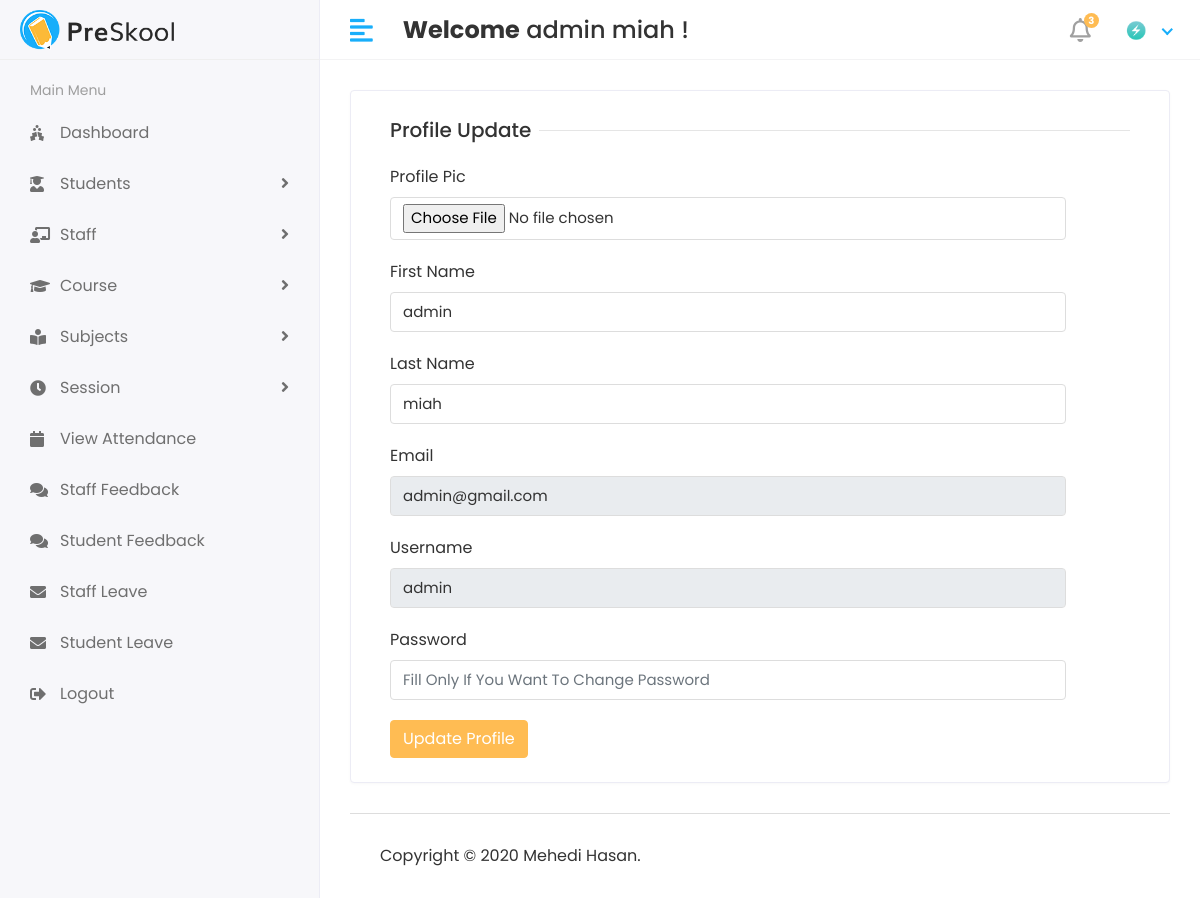
Before: /Profile (signed in) with the older database file.
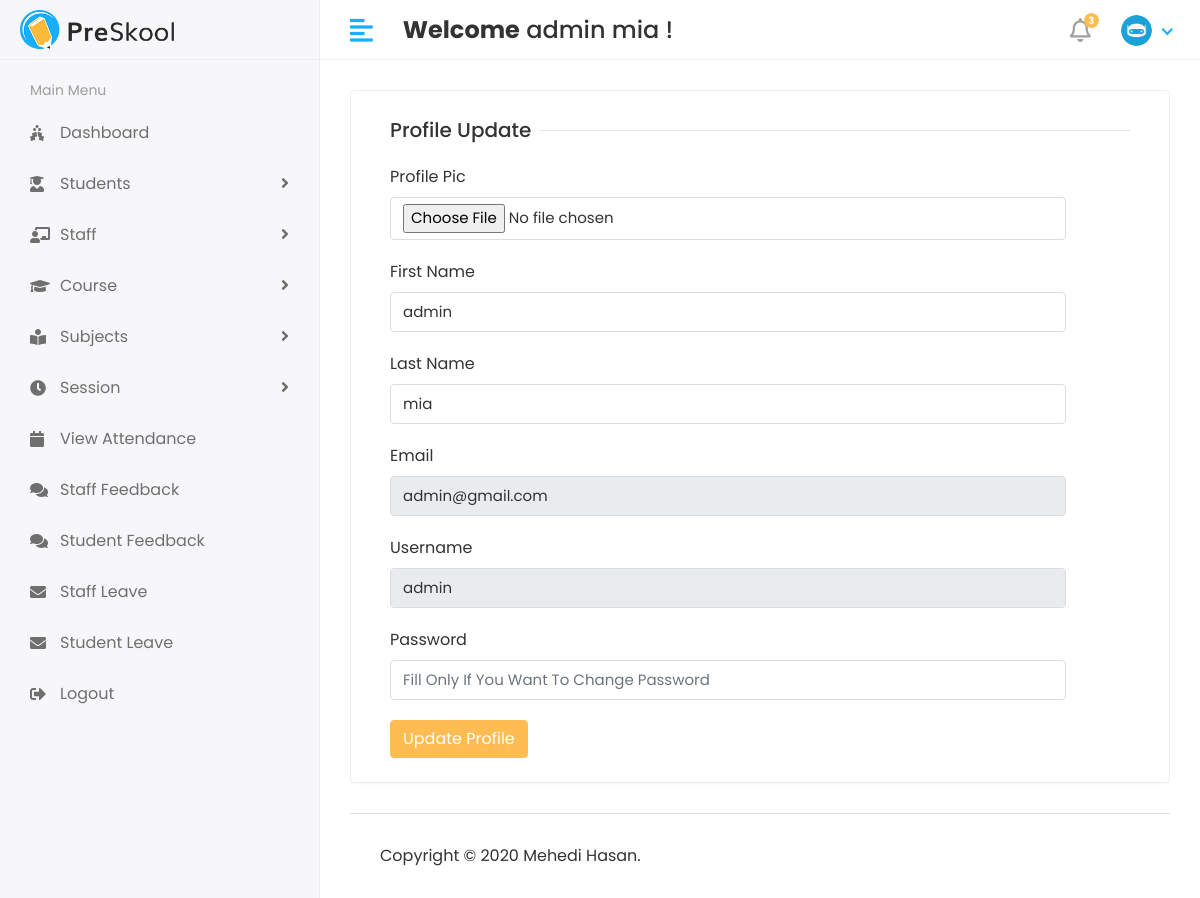
After: the same page with the newer database file.
### app/models.py (models this page shows)
class CustomUser(AbstractUser):
    USER = (
        (1,'HOD'),
        (2, 'STAFF'),
        (3, 'STUDENT'),
    )
    user_type = models.CharField(choices=USER, max_length=50, default=1)
    profile_pic = models.ImageField(upload_to='media/profile_pic')

### student_management_system/views.py (the view)
# urls.py: path('Profile', views.PROFILE, name='profile'),
@login_required(login_url='/')
def PROFILE(request):
    user = CustomUser.objects.get(id = request.user.id)
    context = {
        "user":user,
    }
    return render(request,'profile.html',context)

### templates/profile.html (shortened to what this page needs)
{% extends 'base.html' %}
{% block content %}
<div class="row">
   <div class="col-sm-12">
      <div class="card">
         <div class="card-body">
            <form method="post" action="{% url 'profile_update' %}" enctype="multipart/form-data">
               <div class="col-12">
                  <h5 class="form-title"><span>Profile Update</span></h5>
               </div>
               <div class="col-sm-11">
                  <div class="form-group">
                     <label>Profile Pic</label>
                     <input type="file" class="form-control" name="profile_pic">
                  </div>
               </div>
               <div class="col-sm-11">
                  <div class="form-group">
                     <label>First Name</label>
                     <input type="text" class="form-control" name="first_name" value="{{user.first_name}}">
                  </div>
               </div>
               <div class="col-sm-11">
                  <div class="form-group">
                     <label>Last Name</label>
                     <input type="text" class="form-control" name="last_name" value="{{user.last_name}}">
                  </div>
               </div>
               <div class="col-sm-11">
                  <div class="form-group">
                     <label>Email</label>
                     <input type="text" class="form-control" name="email" value="{{user.email}}" readonly>
                  </div>
               </div>
               <div class="col-sm-11">
                  <div class="form-group">
                     <label>Username</label>
                     <input type="text" class="form-control" name="username" value="{{user.username}}" readonly>
                  </div>
               </div>
               <div class="col-sm-11">
                  <div class="form-group">
                     <label>Password</label>
                     <input type="text" class="form-control" name="password" placeholder="Fill Only If You Want To Change Password" >
                  </div>
               </div>
               <div class="col-12">
                  <button type="submit" class="btn btn-primary">Update Profile</button>
               </div>
            </form>
         </div>
      </div>
   </div>
</div>
{% endblock %}

### templates/base.html (shortened to what this page needs)
<!DOCTYPE html>
<html lang="en">
{% load static %}
   <head>
      <link rel="stylesheet" href="{% static 'assets/plugins/bootstrap/css/bootstrap.min.css' %}">
      <link rel="stylesheet" href="{% static 'assets/plugins/fontawesome/css/fontawesome.min.css' %}">
      <link rel="stylesheet" href="{% static 'assets/plugins/fontawesome/css/all.min.css' %}">
      <link rel="stylesheet" href="{% static 'assets/css/style.css' %}">
   </head>
   <body>
   <div class="main-wrapper">
      {% include 'includes/header.html' %}
      {% include 'includes/sidebar.html' %}
      <div class="page-wrapper">
         <div class="content container-fluid">
            {% block content %}
            {% endblock %}
            {% include 'includes/footer.html' %}
      </div>
   </div>
   </body>
</html>

### templates/includes/header.html (shortened to what this page needs)
{% load static %}
<div class="header">
            <div class="header-left">
               <a href="index.html" class="logo">
               <img src="{% static 'assets/img/logo.png' %}" alt="Logo">
               </a>
            </div>
            <a href="javascript:void(0);" id="toggle_btn">
            <i class="fas fa-align-left"></i>
            </a>
            <div class="top-nav-search mt-3">
               <h4><strong>Welcome</strong>&nbsp;<span>{{user.first_name}} {{user.last_name}}</span>&nbsp;!</h4>
            </div>
            <ul class="nav user-menu">
               <li class="nav-item dropdown noti-dropdown">
                  <a href="#" class="dropdown-toggle nav-link" data-toggle="dropdown">
                  <i class="far fa-bell"></i> <span class="badge badge-pill">3</span>
                  </a>
               </li>
               <li class="nav-item dropdown has-arrow">
                  <a href="#" class="dropdown-toggle nav-link" data-toggle="dropdown">
                  {% if user.profile_pic == "" %}
                     <span class="user-img"><img class="rounded-circle" src="{% static 'assets/img/nopic.png' %}" width="31" alt="Ryan Taylor"></span>
                  {% else %}
                  <span class="user-img"><img class="rounded-circle" src="/{{user.profile_pic}}" width="31" alt="Ryan Taylor"></span>
                  {% endif %}
                  </a>
               </li>
            </ul>
</div>

### templates/includes/sidebar.html (shortened to what this page needs)
{% load static %}
<div class="sidebar" id="sidebar">
            <div class="sidebar-inner slimscroll">
               <div id="sidebar-menu" class="sidebar-menu">
                  <ul>
                     <li class="menu-title">
                        <span>Main Menu</span>
                     </li>
                     <li>
                        <a href="{% url 'hod_home' %}"><i class="fas fa-holly-berry"></i> <span>Dashboard</span></a>
                     </li>
                     <li>
                        <a href="#"><i class="fas fa-user-graduate"></i> <span> Students</span> <span class="menu-arrow"></span></a>
                     </li>
                     <li class="submenu">
                        <a href="#"><i class="fas fa-chalkboard-teacher"></i> <span> Staff</span> <span class="menu-arrow"></span></a>
                     </li>
                     <li class="submenu">
                        <a href="#"><i class="fa fa-graduation-cap"></i> <span> Course</span> <span class="menu-arrow"></span></a>
                     </li>
                     <li class="submenu">
                        <a href="#"><i class="fas fa-book-reader"></i> <span> Subjects</span> <span class="menu-arrow"></span></a>
                     </li>
                     <li class="submenu">
                        <a href="#"><i class="fas fa-clock"></i> <span> Session</span> <span class="menu-arrow"></span></a>
                     </li>
                     <li class="submenu">
                        <a href="#"><i class="fa fa-calendar"></i><span> View Attendance</span></a>
                     </li>
                     <li class="submenu">
                        <a href="#"><i class="fas fa-comments"></i><span> Staff Feedback</span></a>
                     </li>
                     <li class="submenu">
                        <a href="#"><i class="fas fa-comments"></i><span> Student Feedback</span></a>
                     </li>
                     <li class="submenu">
                        <a href="#"><i class="fas fa-envelope"></i><span> Staff Leave</span></a>
                     </li>
                     <li class="submenu">
                        <a href="#"><i class="fas fa-envelope"></i><span> Student Leave</span></a>
                     </li>
                     <li>
                        <a href="{% url 'logout' %}"><i class="fas fa-sign-out-alt"></i> <span> Logout</span></a>
                     </li>
                  </ul>
               </div>
            </div>
</div>

### templates/includes/footer.html
{% load static %}
<footer>
    <p>Copyright © 2020 Mehedi Hasan.</p>
</footer>

Changed rows visible on the page:
changed CustomUser "admin": last_name "miah" → "mia"; profile_pic: a different picture
